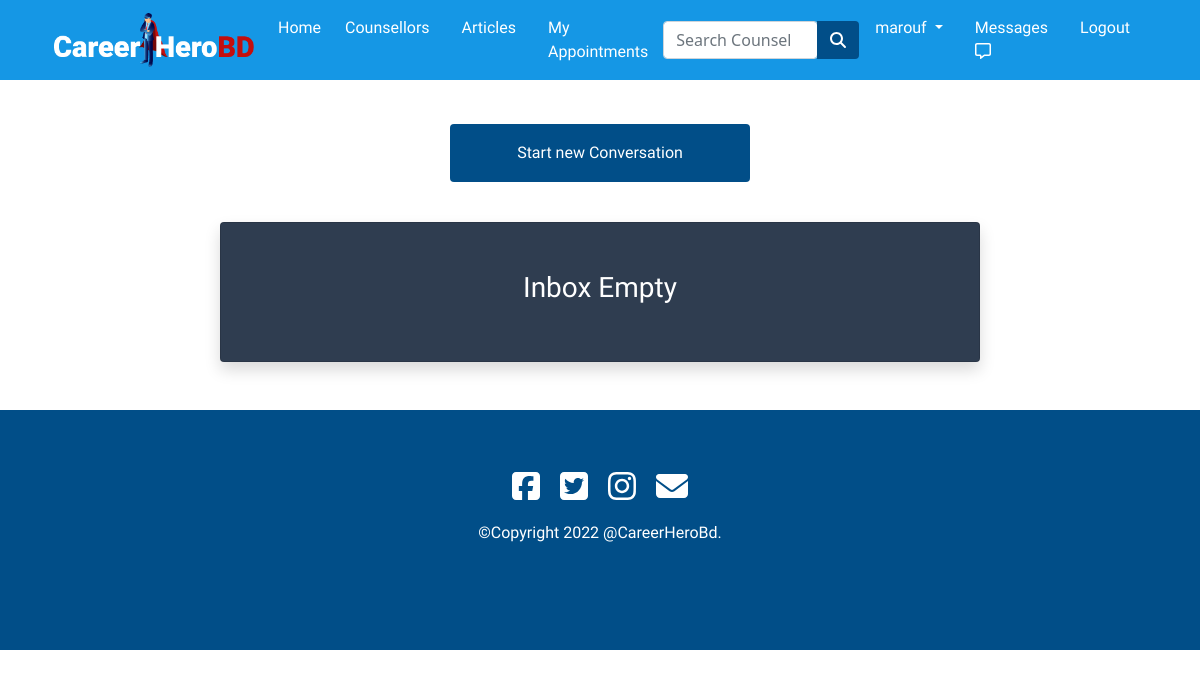
Page /inbox/ (signed in) on the earlier database version.
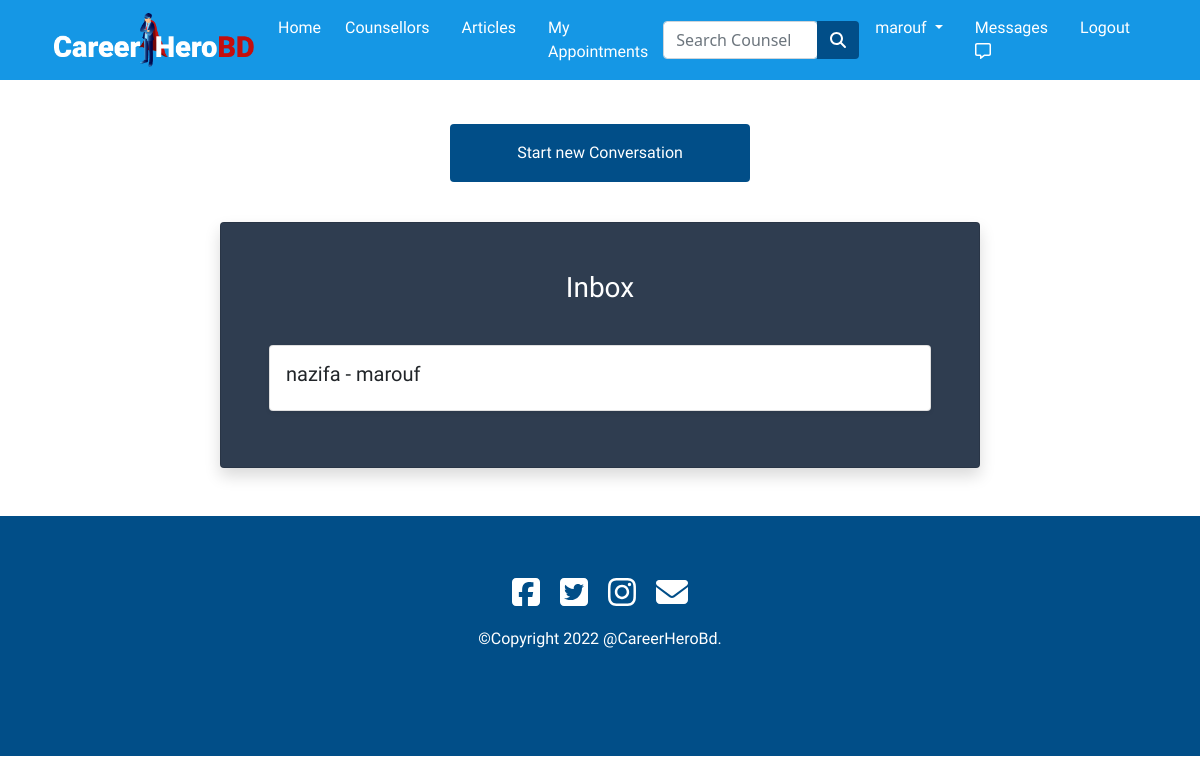
Same page on the later database version.
### app/models.py (models this page shows)
class ThreadModel(models.Model):
  user = models.ForeignKey(User,on_delete=models.CASCADE,related_name='+')
  receiver = models.ForeignKey(User,on_delete=models.CASCADE,related_name='+')

class User(AbstractUser):
  is_counselor= models.BooleanField(default=False)
  is_student = models.BooleanField(default=False)

### app/views.py (the view)
# urls.py: path('inbox/', ListThreads.as_view(), name='inbox'),
class ListThreads(View):
    def get(self, request, *args, **kwargs):
        threads = ThreadModel.objects.filter(
            Q(user=request.user) | Q(receiver=request.user))
        context = {
            'threads': threads
        }
        return render(request, 'app/inbox.html', context)

### app/templates/app/inbox.html (shortened to what this page needs)
{% extends 'app/base.html' %}
{% load static %}
{% load crispy_forms_tags %}
{% block main-content %}
<div class="container my-5" style="padding-top: 60px;">
  <div class="row">
    <div class="col-md-2"></div>
    <div class="col-md-8 d-flex align-items-center justify-content-center">
      <div>
        <a href="{% url 'create-thread' %}"> <button style="width: 300px;" id="button" class="btn p-3 m-3" type="submit">Start new
            Conversation</button></a>
      </div>
    </div>
    <div class="col-md-2"></div>
  </div>
  <br>
  <div class="row">
    <div class="col-md-2"></div>
    <div class="card shadow col-md-8 p-5" style="background-color:#2F3D50;">
      {% if threads %}
      <center>
        <h3 style="color: white;">Inbox</h3> <br>
      </center>
      {% else %}
      <center>
        <h3 style="color: white;">Inbox Empty</h3>
      </center>
      {% endif %}
      {% for thread in threads.all %}
      <div class="card p-3 shadow-sm my-2">
        <h5>{{ thread.user }} - {{ thread.receiver }}</h5>
      </div>
      {% endfor %}
    </div>
    <div class="col-md-2"></div>
  </div>
</div>
{% endblock main-content %}

Differences in the rows shown:
added ThreadModel: user "nazifa", receiver "marouf"
Other differences:
text no longer shown: "Inbox Empty"
text now shown: "Inbox"
